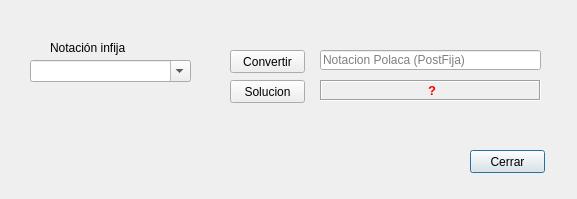
<?xml version="1.0" encoding="UTF-8"?>
<ui version="4.0">
 <class>Dialog</class>
 <widget class="QDialog" name="Dialog">
  <property name="geometry">
   <rect>
    <x>0</x>
    <y>0</y>
    <width>577</width>
    <height>199</height>
   </rect>
  </property>
  <property name="windowTitle">
   <string>Dialog</string>
  </property>
  <widget class="QComboBox" name="comboBox">
   <property name="geometry">
    <rect>
     <x>30</x>
     <y>60</y>
     <width>161</width>
     <height>22</height>
    </rect>
   </property>
   <property name="editable">
    <bool>true</bool>
   </property>
   <property name="placeholderText">
    <string>Notacion Infija</string>
   </property>
   <item>
    <property name="text">
     <string>(a+b)*3</string>
    </property>
   </item>
   <item>
    <property name="text">
     <string>a^b*((C-D)+e)/(f*g)+H</string>
    </property>
   </item>
   <item>
    <property name="text">
     <string>3^2*((4-6)+3)/(5*2)+7</string>
    </property>
   </item>
  </widget>
  <widget class="QPushButton" name="pushButtonCerrar">
   <property name="geometry">
    <rect>
     <x>470</x>
     <y>150</y>
     <width>75</width>
     <height>23</height>
    </rect>
   </property>
   <property name="text">
    <string>Cerrar</string>
   </property>
  </widget>
  <widget class="QLabel" name="label">
   <property name="geometry">
    <rect>
     <x>50</x>
     <y>40</y>
     <width>141</width>
     <height>16</height>
    </rect>
   </property>
   <property name="text">
    <string>Notación infija</string>
   </property>
  </widget>
  <widget class="QLabel" name="label_2">
   <property name="geometry">
    <rect>
     <x>320</x>
     <y>80</y>
     <width>221</width>
     <height>21</height>
    </rect>
   </property>
   <property name="frameShape">
    <enum>QFrame::Box</enum>
   </property>
   <property name="frameShadow">
    <enum>QFrame::Sunken</enum>
   </property>
   <property name="text">
    <string>&lt;html&gt;&lt;head/&gt;&lt;body&gt;&lt;p align=&quot;center&quot;&gt;&lt;span style=&quot; font-size:10pt; font-weight:600; color:#ff0000;&quot;&gt;?&lt;/span&gt;&lt;/p&gt;&lt;/body&gt;&lt;/html&gt;</string>
   </property>
  </widget>
  <widget class="QPushButton" name="pushButtonConvertir">
   <property name="geometry">
    <rect>
     <x>230</x>
     <y>50</y>
     <width>75</width>
     <height>23</height>
    </rect>
   </property>
   <property name="text">
    <string>Convertir</string>
   </property>
  </widget>
  <widget class="QLineEdit" name="lineEdit">
   <property name="geometry">
    <rect>
     <x>320</x>
     <y>50</y>
     <width>221</width>
     <height>20</height>
    </rect>
   </property>
   <property name="placeholderText">
    <string>Notacion Polaca (PostFija)</string>
   </property>
  </widget>
  <widget class="QPushButton" name="pushButtonSolucion">
   <property name="geometry">
    <rect>
     <x>230</x>
     <y>80</y>
     <width>75</width>
     <height>23</height>
    </rect>
   </property>
   <property name="text">
    <string>Solucion</string>
   </property>
  </widget>
 </widget>
 <resources/>
 <connections>
  <connection>
   <sender>pushButtonCerrar</sender>
   <signal>clicked()</signal>
   <receiver>Dialog</receiver>
   <slot>close()</slot>
   <hints>
    <hint type="sourcelabel">
     <x>495</x>
     <y>321</y>
    </hint>
    <hint type="destinationlabel">
     <x>394</x>
     <y>328</y>
    </hint>
   </hints>
  </connection>
 </connections>
</ui>
